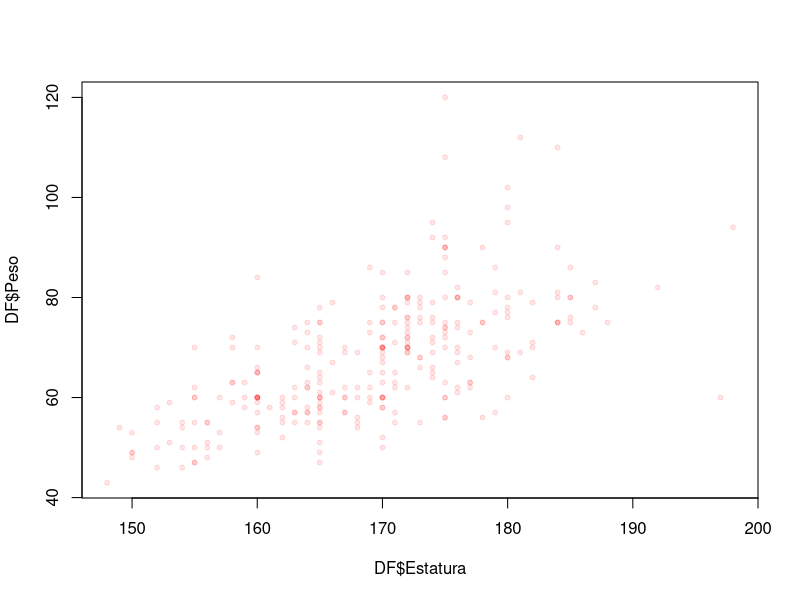

Reproduce this figure in R. (Note: this script raises an error after producing the figure.)
## ---- chunk 1
library(readr)
library(dplyr)
## ---- chunk 2
DF <- read_csv("./Pasos_keyli.csv")
## ---- chunk 3
r <- function(x){
  return(round(x, digits = 2))
}
## ---- chunk 4
dim(DF)
## ---- chunk 5
str(DF)
## ---- chunk 6
sum(is.na(DF))
sum(!complete.cases(DF))
## ---- chunk 7
colSums(is.na(DF))
## ---- chunk 8
r(max(colSums(is.na(DF)))/sum(is.na(DF))*100)
r(max(colSums(is.na(DF)))/sum(!complete.cases(DF))*100)
## ---- chunk 9
which.max(colSums(is.na(DF)))
max(colSums(is.na(DF)))
## ---- chunk 10
r(sum(rowSums(is.na(DF))) / nrow(DF))
r(mean(rowSums(is.na(DF)),na.rm=TRUE))
## ---- chunk 11
sum(!is.na(DF$Peso))
## ---- chunk 12
summary(DF$Peso)
## ---- chunk 13
r(sd(DF$Peso, na.rm = T))
r(sd(DF$Peso, na.rm = T) / mean(DF$Peso, na.rm = T))
r(IQR(DF$Peso, na.rm = T))
## ---- chunk 14
sum(!is.na(DF$Calzado))
## ---- chunk 15
summary(DF$Calzado)
## ---- chunk 16
r(sd(DF$Calzado, na.rm = T))
r(sd(DF$Calzado, na.rm = T) / mean(DF$Peso, na.rm = T))
r(IQR(DF$Calzado, na.rm = T))
## ---- chunk 17
range(DF$Edad, na.rm = T)
diff(range(DF$Edad, na.rm = T))

r(sd(DF$Edad, na.rm = T))
r(sd(DF$Edad, na.rm = T) / mean(DF$Edad, na.rm = T))

IQR(DF$Edad, na.rm = T)
## ---- chunk 18
range(DF$Peso, na.rm = T)
diff(range(DF$Peso, na.rm = T))

r(sd(DF$Peso, na.rm = T))
r(sd(DF$Peso, na.rm = T) / mean(DF$Peso, na.rm = T))

IQR(DF$Peso, na.rm = T)
## ---- chunk 19
range(DF$Estatura, na.rm = T)
diff(range(DF$Estatura, na.rm = T))

r(sd(DF$Estatura, na.rm = T))
r(sd(DF$Estatura, na.rm = T) / mean(DF$Estatura, na.rm = T))

IQR(DF$Estatura, na.rm = T)
## ---- chunk 20
range(DF$Pasos, na.rm = T)
diff(range(DF$Pasos, na.rm = T))

r(sd(DF$Pasos, na.rm = T))
r(sd(DF$Pasos, na.rm = T) / mean(DF$Pasos, na.rm = T))

IQR(DF$Pasos, na.rm = T)
## ---- chunk 21
r(cor(DF$Estatura, DF$Peso, use = "pairwise.complete"))
## ---- chunk 22
sum(is.na(DF$Estatura))
sum(is.na(DF$Edad))
## ---- chunk 23
nrow(DF) - sum(is.na(DF$Estatura) | is.na(DF$Edad))
## ---- chunk 24
modelo_ep = lm(DF$Estatura ~ DF$Peso)
## ---- chunk 25
summary(modelo_ep)
## ---- chunk 26
r(modelo_ep$coefficients)
## ---- chunk 27
plot(DF$Estatura, DF$Peso, pch = 20, col = rgb(1, 0, 0, 0.1))

abline(modelo_ep, col = "blue", lwd = 2, lty = 2)
## ---- chunk 28
DF %>% mutate(Zancadas = r(1000 / Pasos)) -> DF
## ---- chunk 29
DF %>% filter(Sexo == 'M') %>% select(Zancadas) %>% pull() %>% mean %>% r
## ---- chunk 30
DF %>% filter(Sexo == 'M') %>% select(Zancadas) %>% pull() %>% sd %>% r
## ---- chunk 31
DF$Zancadas <- DF$Zancadas[!is.na(DF$Zancadas)]
## ---- chunk 32
modelo_2 <- lm(DF$Estatura ~ DF$Zancada)
## ---- chunk 33
boxplot(DF$Talla ~ DF$Estatura, varwidth = TRUE)
## ---- chunk 34
mosaicplot(factor(DF$Sexo), DF$Deporte)
